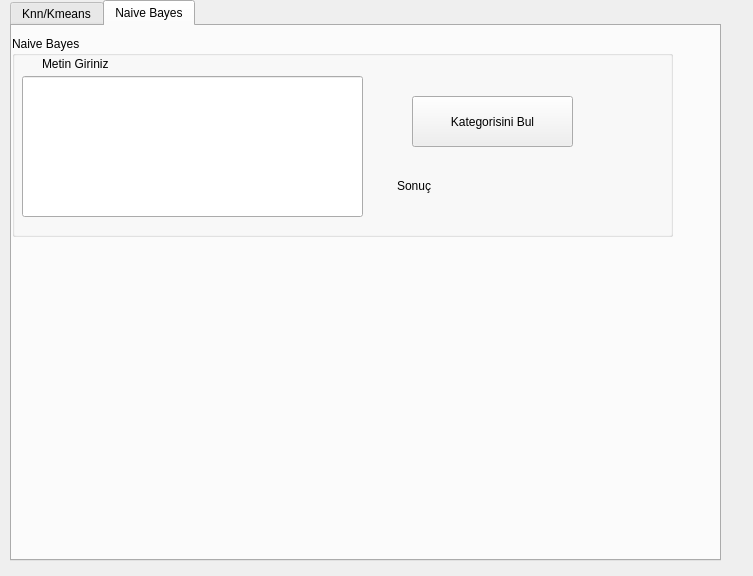
<?xml version="1.0" encoding="UTF-8"?>
<ui version="4.0">
 <class>Form</class>
 <widget class="QWidget" name="Form">
  <property name="geometry">
   <rect>
    <x>0</x>
    <y>0</y>
    <width>753</width>
    <height>576</height>
   </rect>
  </property>
  <property name="windowTitle">
   <string>Form</string>
  </property>
  <widget class="QTabWidget" name="tabWidget">
   <property name="geometry">
    <rect>
     <x>10</x>
     <y>0</y>
     <width>711</width>
     <height>561</height>
    </rect>
   </property>
   <property name="currentIndex">
    <number>1</number>
   </property>
   <widget class="QWidget" name="tab">
    <attribute name="title">
     <string>Knn/Kmeans</string>
    </attribute>
    <widget class="QGroupBox" name="groupBox">
     <property name="geometry">
      <rect>
       <x>10</x>
       <y>10</y>
       <width>281</width>
       <height>201</height>
      </rect>
     </property>
     <property name="title">
      <string>Knn Sınıflandırma</string>
     </property>
     <widget class="QLineEdit" name="txt_x">
      <property name="geometry">
       <rect>
        <x>110</x>
        <y>30</y>
        <width>113</width>
        <height>20</height>
       </rect>
      </property>
     </widget>
     <widget class="QLineEdit" name="txt_y">
      <property name="geometry">
       <rect>
        <x>110</x>
        <y>60</y>
        <width>113</width>
        <height>20</height>
       </rect>
      </property>
     </widget>
     <widget class="QLabel" name="label">
      <property name="geometry">
       <rect>
        <x>10</x>
        <y>30</y>
        <width>101</width>
        <height>16</height>
       </rect>
      </property>
      <property name="text">
       <string>X koordiantını giriniz:</string>
      </property>
     </widget>
     <widget class="QLabel" name="label_2">
      <property name="geometry">
       <rect>
        <x>10</x>
        <y>60</y>
        <width>101</width>
        <height>16</height>
       </rect>
      </property>
      <property name="text">
       <string>Y koordiantını giriniz:</string>
      </property>
     </widget>
     <widget class="QLabel" name="lbl_bilgi">
      <property name="geometry">
       <rect>
        <x>20</x>
        <y>170</y>
        <width>46</width>
        <height>13</height>
       </rect>
      </property>
      <property name="text">
       <string>Bilgi</string>
      </property>
     </widget>
     <widget class="QPushButton" name="btn_knn_siniflandir">
      <property name="geometry">
       <rect>
        <x>140</x>
        <y>130</y>
        <width>91</width>
        <height>31</height>
       </rect>
      </property>
      <property name="text">
       <string>Sınıflandır</string>
      </property>
     </widget>
     <widget class="QLabel" name="label_3">
      <property name="geometry">
       <rect>
        <x>10</x>
        <y>90</y>
        <width>101</width>
        <height>16</height>
       </rect>
      </property>
      <property name="text">
       <string>K degerini giriniz:</string>
      </property>
     </widget>
     <widget class="QLineEdit" name="txt_k">
      <property name="geometry">
       <rect>
        <x>110</x>
        <y>90</y>
        <width>113</width>
        <height>20</height>
       </rect>
      </property>
     </widget>
     <widget class="QPushButton" name="btn_knn_goster">
      <property name="geometry">
       <rect>
        <x>40</x>
        <y>130</y>
        <width>91</width>
        <height>31</height>
       </rect>
      </property>
      <property name="text">
       <string>Göster</string>
      </property>
     </widget>
    </widget>
    <widget class="QGroupBox" name="groupBox_2">
     <property name="geometry">
      <rect>
       <x>10</x>
       <y>220</y>
       <width>281</width>
       <height>171</height>
      </rect>
     </property>
     <property name="title">
      <string>K-Means Kümeleme</string>
     </property>
     <widget class="QLabel" name="label_4">
      <property name="geometry">
       <rect>
        <x>10</x>
        <y>30</y>
        <width>101</width>
        <height>16</height>
       </rect>
      </property>
      <property name="text">
       <string>X koordiantını giriniz:</string>
      </property>
     </widget>
     <widget class="QLabel" name="label_5">
      <property name="geometry">
       <rect>
        <x>10</x>
        <y>60</y>
        <width>101</width>
        <height>16</height>
       </rect>
      </property>
      <property name="text">
       <string>X koordiantını giriniz:</string>
      </property>
     </widget>
     <widget class="QLineEdit" name="txt_x2">
      <property name="geometry">
       <rect>
        <x>110</x>
        <y>30</y>
        <width>113</width>
        <height>20</height>
       </rect>
      </property>
     </widget>
     <widget class="QLineEdit" name="txt_y_2">
      <property name="geometry">
       <rect>
        <x>110</x>
        <y>60</y>
        <width>113</width>
        <height>20</height>
       </rect>
      </property>
     </widget>
     <widget class="QComboBox" name="combo_kmeans">
      <property name="geometry">
       <rect>
        <x>110</x>
        <y>90</y>
        <width>101</width>
        <height>22</height>
       </rect>
      </property>
      <item>
       <property name="text">
        <string>c1</string>
       </property>
      </item>
      <item>
       <property name="text">
        <string>c2</string>
       </property>
      </item>
     </widget>
     <widget class="QLabel" name="label_6">
      <property name="geometry">
       <rect>
        <x>20</x>
        <y>90</y>
        <width>81</width>
        <height>16</height>
       </rect>
      </property>
      <property name="text">
       <string>Etiketini Seçiniz:</string>
      </property>
     </widget>
     <widget class="QPushButton" name="btn_kmeans_goster">
      <property name="geometry">
       <rect>
        <x>30</x>
        <y>120</y>
        <width>75</width>
        <height>31</height>
       </rect>
      </property>
      <property name="text">
       <string>Göster</string>
      </property>
     </widget>
     <widget class="QPushButton" name="btn_kmeans_kumele">
      <property name="geometry">
       <rect>
        <x>120</x>
        <y>120</y>
        <width>75</width>
        <height>31</height>
       </rect>
      </property>
      <property name="text">
       <string>Kümele</string>
      </property>
     </widget>
    </widget>
    <widget class="QGroupBox" name="groupBox_3">
     <property name="geometry">
      <rect>
       <x>10</x>
       <y>400</y>
       <width>281</width>
       <height>131</height>
      </rect>
     </property>
     <property name="title">
      <string>Knn Kümeleme</string>
     </property>
     <widget class="QPushButton" name="btn_knn_kume1">
      <property name="geometry">
       <rect>
        <x>50</x>
        <y>20</y>
        <width>141</width>
        <height>41</height>
       </rect>
      </property>
      <property name="text">
       <string>Rastgele Data Oluştur</string>
      </property>
     </widget>
     <widget class="QRadioButton" name="radio_oklid">
      <property name="geometry">
       <rect>
        <x>20</x>
        <y>80</y>
        <width>82</width>
        <height>17</height>
       </rect>
      </property>
      <property name="text">
       <string>Ökid</string>
      </property>
     </widget>
     <widget class="QRadioButton" name="radio_minkowski">
      <property name="geometry">
       <rect>
        <x>70</x>
        <y>80</y>
        <width>82</width>
        <height>17</height>
       </rect>
      </property>
      <property name="text">
       <string>Minkowski</string>
      </property>
     </widget>
     <widget class="QRadioButton" name="radio_manhattan">
      <property name="geometry">
       <rect>
        <x>150</x>
        <y>80</y>
        <width>82</width>
        <height>17</height>
       </rect>
      </property>
      <property name="text">
       <string>Manhattan</string>
      </property>
     </widget>
    </widget>
    <widget class="QGroupBox" name="groupBox_4">
     <property name="geometry">
      <rect>
       <x>320</x>
       <y>0</y>
       <width>311</width>
       <height>251</height>
      </rect>
     </property>
     <property name="title">
      <string>İşlem Öncesi</string>
     </property>
     <widget class="QGraphicsView" name="resim_goster">
      <property name="geometry">
       <rect>
        <x>10</x>
        <y>20</y>
        <width>291</width>
        <height>211</height>
       </rect>
      </property>
     </widget>
    </widget>
    <widget class="QGroupBox" name="groupBox_5">
     <property name="geometry">
      <rect>
       <x>320</x>
       <y>260</y>
       <width>321</width>
       <height>241</height>
      </rect>
     </property>
     <property name="title">
      <string>İşlem Sonrası</string>
     </property>
     <widget class="QGraphicsView" name="resim_goster2">
      <property name="geometry">
       <rect>
        <x>10</x>
        <y>20</y>
        <width>291</width>
        <height>211</height>
       </rect>
      </property>
     </widget>
    </widget>
   </widget>
   <widget class="QWidget" name="tab_2">
    <attribute name="title">
     <string>Naive Bayes</string>
    </attribute>
    <widget class="QGroupBox" name="groupBox_6">
     <property name="geometry">
      <rect>
       <x>0</x>
       <y>10</y>
       <width>661</width>
       <height>201</height>
      </rect>
     </property>
     <property name="title">
      <string>Naive Bayes </string>
     </property>
     <widget class="QLineEdit" name="txt_metin">
      <property name="geometry">
       <rect>
        <x>10</x>
        <y>40</y>
        <width>341</width>
        <height>141</height>
       </rect>
      </property>
     </widget>
     <widget class="QPushButton" name="btn_naive">
      <property name="geometry">
       <rect>
        <x>400</x>
        <y>60</y>
        <width>161</width>
        <height>51</height>
       </rect>
      </property>
      <property name="text">
       <string>Kategorisini Bul</string>
      </property>
     </widget>
     <widget class="QLabel" name="label_7">
      <property name="geometry">
       <rect>
        <x>30</x>
        <y>20</y>
        <width>101</width>
        <height>16</height>
       </rect>
      </property>
      <property name="text">
       <string>Metin Giriniz</string>
      </property>
     </widget>
     <widget class="QLabel" name="label_8">
      <property name="geometry">
       <rect>
        <x>385</x>
        <y>140</y>
        <width>41</width>
        <height>20</height>
       </rect>
      </property>
      <property name="text">
       <string>Sonuç</string>
      </property>
     </widget>
     <widget class="QLabel" name="lbl_naive">
      <property name="geometry">
       <rect>
        <x>430</x>
        <y>140</y>
        <width>171</width>
        <height>16</height>
       </rect>
      </property>
      <property name="text">
       <string/>
      </property>
     </widget>
    </widget>
   </widget>
  </widget>
 </widget>
 <resources/>
 <connections/>
</ui>
